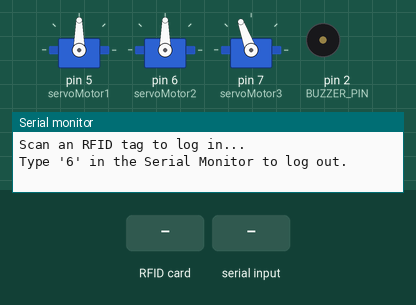
Recording of a sketch running on a simulated Arduino Uno, built with avr-gcc and run on an emulated ATmega328P. Shown: 3 × servo, buzzer (waves = sounding, pin HIGH), the last lines printed to the serial monitor. The test bench sets the inputs (shaded band). Pins used as bus, display or sensor lines are not drawn.

Above: at 1.2 s.
1.3 s: RFID card 5E 7A 19 C4 held to the reader
At 2.3 s:
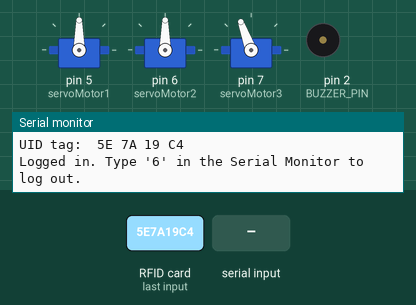
2.9 s: "1\n" received over Serial
At 4.0 s:
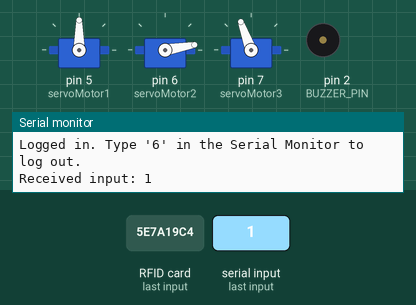
5.9 s: "3\n" received over Serial
At 8.1 s:
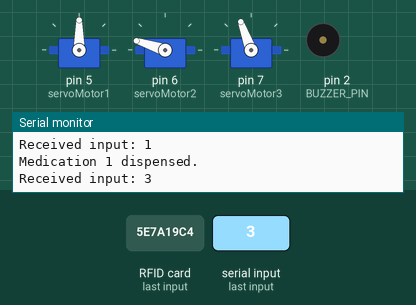
8.4 s: "4\n" received over Serial
At 11.4 s:
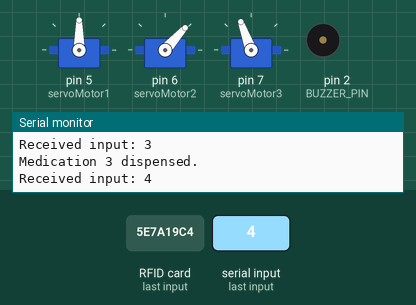
14.4 s: "2\n" received over Serial
At 17.2 s:
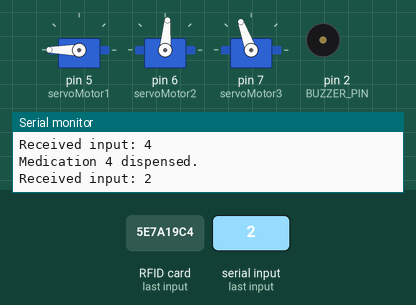
17.4 s: "5\n" received over Serial
At 24.1 s:
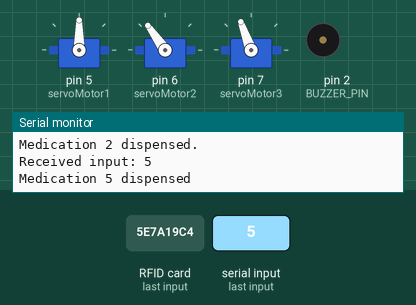
Timing chart, 0 to 24.4 s (numbered marks = the images above; inputs shaded):
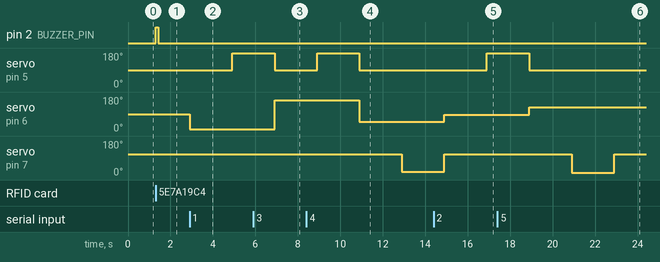

The sketch:

sketch_may15a.ino
```cpp
#include <SPI.h>
#include <MFRC522.h>
#include <Servo.h>

#define RST_PIN 9    // Configurable, see typical pin layout above
#define SS_PIN 10    // Configurable, see typical pin layout above
#define BUZZER_PIN 2 // Pin where the buzzer is connected

Servo servoMotor1;  // Create servo objects for each motor
Servo servoMotor2;
Servo servoMotor3;

int angle1 = 90;    // Initial angles for each servo motor
int angle2 = 90;
int angle3 = 110;

MFRC522 mfrc522(SS_PIN, RST_PIN); // Create MFRC522 instance
bool loggedIn = false; // Variable to track login state

void setup() {
  Serial.begin(9600);   // Initialize serial communications
  SPI.begin();          // Init SPI bus
  mfrc522.PCD_Init();   // Init MFRC522

  servoMotor1.attach(5); // Attach servo motor 1 to pin 5
  servoMotor2.attach(6); // Attach servo motor 2 to pin 6
  servoMotor3.attach(7); // Attach servo motor 3 to pin 7

  servoMotor1.write(angle1); // Set initial angles for each servo motor
  servoMotor2.write(angle2);
  servoMotor3.write(angle3);

  pinMode(BUZZER_PIN, OUTPUT); // Set buzzer pin as output
  Serial.println("Scan an RFID tag to log in...");
  Serial.println("Type '6' in the Serial Monitor to log out.");
}

void loop() {
  if (loggedIn) {
    if (Serial.available() > 0) { // Check if data is available to read
      String input = Serial.readStringUntil('\n');  // Read the input from serial monitor
      input.trim(); // Remove any whitespace characters
      Serial.print("Received input: ");
      Serial.println(input); // Debugging output to verify input

      // Call functions based on user input
      switch (input.toInt()) {
        case 1:
          Med1();
          break;
        case 2:
          Med2();
          break;
        case 3:
          Med3();
          break;
        case 4:
          Med4();
          break;
        case 5:
          Med5();
          break;
        case 6:
          LOGOUT();
          break;
        default:
          Serial.println("Invalid input. Please enter a number from 1 to 6.");
          break;
      }
    }
    return; // Skip the rest of the loop when logged in
  }

  // Look for new cards
  if (!mfrc522.PICC_IsNewCardPresent()) {
    return;
  }

  // Select one of the cards
  if (!mfrc522.PICC_ReadCardSerial()) {
    return;
  }

  // Print the UID of the card
  Serial.print("UID tag: ");
  String uidString = "";
  for (byte i = 0; i < mfrc522.uid.size; i++) {
    Serial.print(mfrc522.uid.uidByte[i] < 0x10 ? " 0" : " ");
    Serial.print(mfrc522.uid.uidByte[i], HEX);
    uidString += String(mfrc522.uid.uidByte[i], HEX);
  }
  Serial.println();

  // Beep the buzzer
  beepBuzzer(100); // Beep for 100 ms

  // Set logged in state
  loggedIn = true;
  Serial.println("Logged in. Type '6' in the Serial Monitor to log out.");

  delay(1000); // Wait a second before allowing another scan
  while (Serial.available() > 0) {
    Serial.read(); // Clear the Serial buffer
  }
}

void beepBuzzer(int duration) {
  digitalWrite(BUZZER_PIN, HIGH);
  delay(duration);
  digitalWrite(BUZZER_PIN, LOW);
}

void Med1() {
  servoMotor2.write(10); // Set angles for each servo motor
  delay(2000); // Wait for the servo to move
  servoMotor1.write(180); // Return to initial position
  delay(2000);
  servoMotor1.write(90);
  Serial.println("Medication 1 dispensed.");
}

void Med2() {
  servoMotor2.write(85); // Set angles for each servo motor
  delay(2000); // Wait for the servo to move
  servoMotor1.write(180); // Return to initial position
  delay(2000);
  servoMotor1.write(90);
  Serial.println("Medication 2 dispensed.");
}

void Med3() {
  servoMotor2.write(162); // Set angles for each servo motor
  delay(2000); // Wait for the servo to move
  servoMotor1.write(180); // Return to initial position
  delay(2000);
  servoMotor1.write(90);
  Serial.println("Medication 3 dispensed.");
}

void Med4() {
  servoMotor2.write(48);
  delay(2000);
  servoMotor3.write(17);
  delay(2000);
  servoMotor3.write(110);
  Serial.println("Medication 4 dispensed.");
}

void Med5() {
  servoMotor2.write(125);
  delay(2000);
  servoMotor3.write(11);
  delay(2000);
  servoMotor3.write(110);
  Serial.println("Medication 5 dispensed");
}

void LOGOUT() {
  loggedIn = false;
  Serial.println("Logged out. Scan an RFID tag to log in...");
}
```

Measured:
- after the input at 1.3 s, pin 2 (BUZZER_PIN): LOW → HIGH at once, → LOW 0.10 s later
- after the input at 2.9 s, servo on pin 5 (servoMotor1): 90° → 180° after 2.0 s; servo on pin 6 (servoMotor2): 90° → 10° at once
- after the input at 5.9 s, servo on pin 6 (servoMotor2): 10° → 162° after 1.0 s
- after the input at 8.4 s, servo on pin 6 (servoMotor2): 162° → 48° after 2.5 s; servo on pin 7 (servoMotor3): 110° → 17° after 4.5 s
- after the input at 14.4 s, servo on pin 5 (servoMotor1): 90° → 180° after 2.5 s; servo on pin 6 (servoMotor2): 48° → 85° after 0.50 s
- after the input at 17.4 s, servo on pin 6 (servoMotor2): 85° → 125° after 1.5 s; servo on pin 7 (servoMotor3): 110° → 11° after 3.5 s, → 110° 2.0 s later
